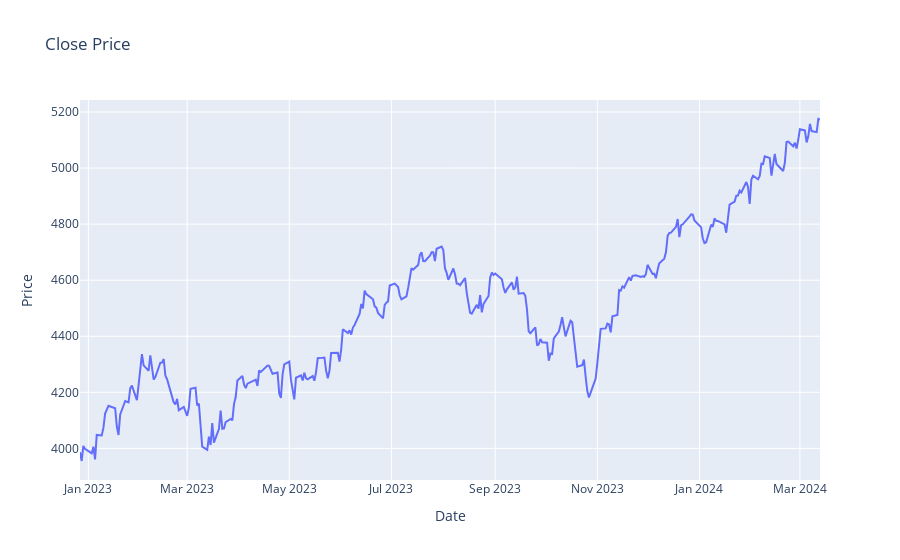

Notebook code for this chart:
### Code cell
# plot series
import plotly.graph_objects as go

fig = go.Figure()
fig.add_trace(go.Scatter(x=df['date'], y=series, mode='lines', name='close'))
fig.update_layout(title='Close Price', xaxis_title='Date', yaxis_title='Price')
fig.show()

### Figure 1 — Plotly figure (JSON) as saved in the notebook; plotly's stock layout.template omitted (floating-point values rounded to 4 significant figures; data arrays with more than 128 entries replaced by an {"elided": "..."} marker saying what was removed)
{"data": [{"mode": "lines", "name": "close", "type": "scatter", "x": {"elided": "304 str values"}, "y": {"elided": "304 float values"}}], "layout": {"title": {"text": "Close Price"}, "xaxis": {"title": {"text": "Date"}}, "yaxis": {"title": {"text": "Price"}}}}
